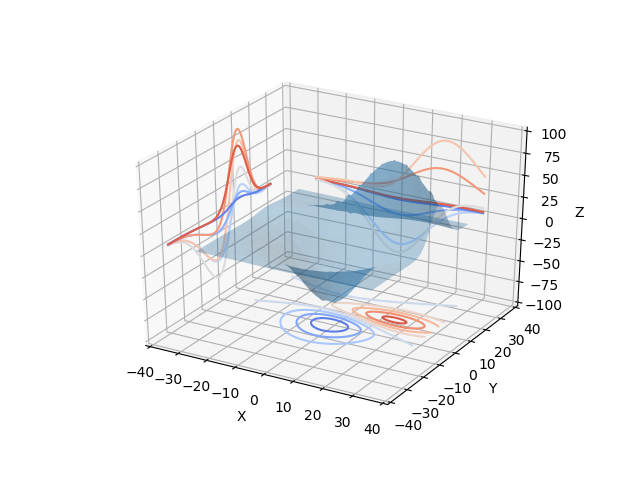

The script that drew this image:
from mpl_toolkits.mplot3d import axes3d
import matplotlib.pyplot as plt
from matplotlib import cm

fig = plt.figure()
ax = fig.gca(projection='3d')
X,Y,Z = axes3d.get_test_data(0.05)
ax.plot_surface(X,Y,Z, rstride=8, cstride=8, alpha=0.3)
cset = ax.contour(X,Y,Z, zdir='z',offset=-100,cmap=cm.coolwarm)
cset = ax.contour(X,Y,Z, zdir='x',offset=-40,cmap=cm.coolwarm)
cset = ax.contour(X,Y,Z, zdir='y',offset=40,cmap=cm.coolwarm)

ax.set_xlabel('X')
ax.set_xlim(-40,40)
ax.set_ylabel('Y')
ax.set_ylim(-40,40)
ax.set_zlabel('Z')
ax.set_zlim(-100,100)

plt.show()
